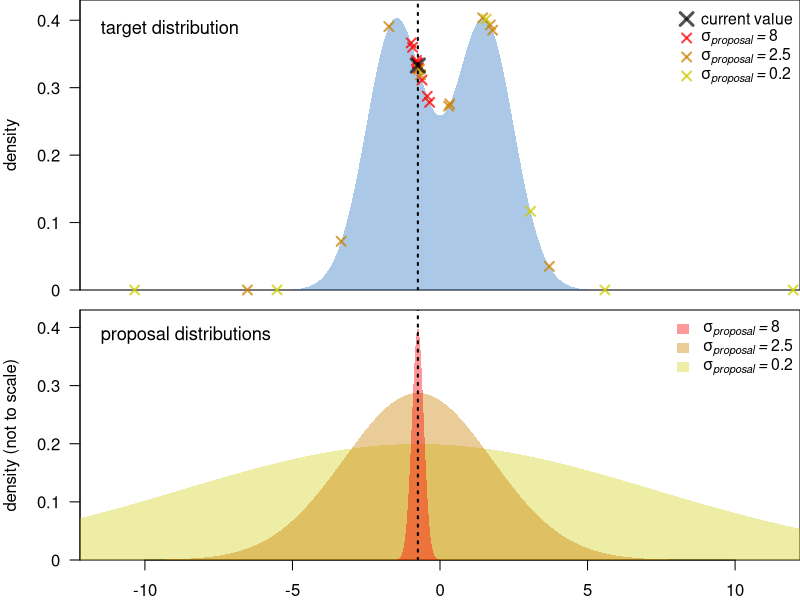

Write the R code that produced this figure.
## ---- chunk 1
knitr::opts_chunk$set(echo = TRUE)
## ---- chunk 2

set.seed(2)
par(mfrow=c(2,1),mar = c(0.5,4,0,0), las = 1)
xd <- seq(-12.2,12.2,0.01)
yd <- dnorm(xd,-1.5,1)+dnorm(xd,1.5,1)
plot(xd,yd, xlab = "", ylab = "density",type = "n", yaxs = "i", xaxs = "i", ylim = c(0,0.43), xaxt = "n", yaxt = "n")
axis(2,seq(0,0.5,0.1), c("0",as.character(seq(0.1,0.4,0.1)),NA))
text(-11.5,0.39,"target distribution", adj = c(0,.5), cex = 1.1)

error_polygon <- function(x,en,ep,color) {
  polygon( c(x[1], x, x[length(x)], x[length(x)], rev(x), x[1]),
           c((ep)[1],ep, (ep)[length(ep)], (en)[length(en)], rev(en), (en)[1]),
           border = NA, col = color)
}

col3 <- rgb(0.8,0.8,0,.75)
col2 <- rgb(0.8,0.5,0,.75)
col1 <- rgb(1,0,0,.75)


error_polygon(xd,rep(0,length(xd)),yd,rgb(0,0.35,0.7,0.33))
p1 <- -0.75
sd3 <- p1+rnorm(10,0,0.2)
points(sd3,dnorm(sd3,-1.5,1)+dnorm(sd3,1.5,1), pch = 4, cex = 1.2, lwd = 2, col = col1, xpd = T)

sd2 <- p1+rnorm(10,0,2.5)
points(sd2,dnorm(sd2,-1.5,1)+dnorm(sd2,1.5,1), pch = 4, cex = 1.2, lwd = 2, col = col2, xpd = T)

sd1 <- p1+rnorm(10,0,8)
points(sd1,dnorm(sd1,-1.5,1)+dnorm(sd1,1.5,1), pch = 4, cex = 1.2, lwd = 2, col = col3, xpd = T)

abline(v= -0.75, lty = 3, lwd = 2)
points(-0.75,dnorm(-0.75,-1.5,1)+dnorm(-0.75,1.5,1), pch = 4, cex = 1.75, lwd = 3, col = rgb(0,0,0,0.67), xpd = T)
sigmas <- c(8,2.5,0.2)
legend("topright", as.expression(c("current value",sapply(1:3, function(x) bquote(italic(sigma["proposal"]~"="~.(sigmas[x])))))), 
       col = c(rgb(0,0,0,0.67),col1,col2,col3), border = NA, bty = "n", pch = 4, 
       pt.cex = c(1.7,1.2,1.2,1.2), pt.lwd = c(3,2,2,2), cex = 0.95)


par(mar = c(2,4,0.5,0))

plot(xd,yd, xlab = "", ylab = "density (not to scale)",type = "n", yaxs = "i", xaxs = "i", ylim = c(0,0.43), yaxt = "n")
text(-11.5,0.39,"proposal distributions", adj = c(0,.5), cex = 1.1)
axis(2,seq(0,0.5,0.1), c("0",as.character(seq(0.1,0.4,0.1)),NA))

col1 <- rgb(0.8,0.8,0,0.35)
col2 <- rgb(0.8,0.5,0,0.4)
col3 <- rgb(1,0,0,0.4)

error_polygon(xd,rep(0,length(xd)),dnorm(xd,p1,8)*4,col1)
error_polygon(xd,rep(0,length(xd)),dnorm(xd,p1,2.5)*1.8,col2)
error_polygon(xd,rep(0,length(xd)),dnorm(xd,p1,0.2)*0.2,col3)


abline(v= -0.75, lty = 3, lwd = 2)
legend("topright", as.expression(sapply(1:3, function(x) bquote(italic(sigma["proposal"]~"="~.(sigmas[x]))))), 
       fill = c(col3,col2,col1), border = NA, bty = "n", cex = 0.95)


## ---- chunk 3
weighted_var <- function(x, weights, sum_weights) {
  sum(weights*((x-sum(weights*x)/sum_weights)^2))/(sum_weights)
}
## ---- chunk 4
# Main MCMCM function
run_MCMC <- function(x, y, coeff_inits, sdy_init, nIter, proposal_sd_init = rep(5,4), 
                     nAdapt = 5000, adaptation_decay = 500){
  ### Initialisation
  coefficients = array(dim = c(nIter,4)) # set up array to store coefficients
  coefficients[1,] = coeff_inits # initialise coefficients
  sdy = rep(NA_real_,nIter) # set up vector to store sdy
  sdy[1] = sdy_init # intialise sdy
  A_sdy = 3 # parameter for the prior on the inverse gamma distribution of sdy
  B_sdy = 0.1 # parameter for the prior on the inverse gamma distribution of sdy
  n <- length(y)
  shape_sdy <- A_sdy+n/2 # shape parameter for the inverse gamma
  sd_it <- 1 # iteration index for the proposal standard deviation
  coeff_sd <- array(NA_real_,dim = c(nAdapt,4)) # array to store proposal SDs
  coeff_sd[1:3,] <- proposal_sd_init # proposal SDs before adaptation
  coeff_diff <- array(NA_real_,dim = c(nAdapt,4)) # array to store the coeff. differences
  # pre-define exp. decaying weights for weighted variance
  allWeights <- exp((-(nAdapt-2)):0/adaptation_decay) 
  accept <- rep(NA,nIter) # vector to store the acceptance or rejection of proposals
  ### The MCMC loop
  for (i in 2:nIter){

   ## 1. Gibbs step to estimate sdy
    sdy[i] = sqrt(1/rgamma(
      1,shape_sdy,B_sdy+0.5*sum((y-gradient(x,coefficients[i-1,],0))^2)))

   ## 2. Metropolis-Hastings step to estimate the regression coefficients
    proposal = MH_propose(coefficients[i-1,],coeff_sd[sd_it,]) # new proposed values
    if(any(proposal[4] <= 0)) HR = 0 else {# Q and nu need to be >0
      # Hasting's ratio of the proposal
      HR = exp(logposterior(x = x, y = y, coeff = proposal, sdy = sdy[i]) -
                 logposterior(x = x, y = y, coeff = coefficients[i-1,], sdy = sdy[i]))}

    #if(gradient(65, proposal,0) >10) HR = 0
    # accept proposal with probability = min(HR,1)
    if (runif(1) < HR){
      accept[i] <- 1
      coefficients[i,] = proposal
      # if proposal is rejected, keep the values from the previous iteration
    }else{
      accept[i] <- 0
      coefficients[i,] = coefficients[i-1,]
    }
    # Adaptation of proposal SD
    if(i < nAdapt){ # stop adaptation after nAdapt iterations

    coeff_diff[i,] <- coefficients[i,]-coefficients[i-1,] # change of the coefficients
    if(i>=3) {
    weights = allWeights[(nAdapt-i+2):nAdapt-1] # select weights for current iteration
    sum_weights = sum(weights) 
    weighted_var_coeff <- apply(coeff_diff[2:i,], 2, # calculate weighted variance
          function(f) weighted_var(
          f, weights = weights, sum_weights = sum_weights))


    for(v in 1:4) {if(weighted_var_coeff[v]==0)   { # 
              coeff_sd[i+1,v] <- sqrt(coeff_sd[i,v]^2/10)
      } else  coeff_sd[i+1,v] <- 2.4 * sqrt(weighted_var_coeff[v])
    }                   
                           
    }
    sd_it <- i+1
    }
  } # end of the MCMC loop

  ###  Function output
  output = list(data.frame(A = coefficients[,1],
                           K = coefficients[,2],
                           M = coefficients[,3],
                           Q = coefficients[,4],
                           sdy = sdy),
                coeff_sd,
                accept)
  return(output)
}
